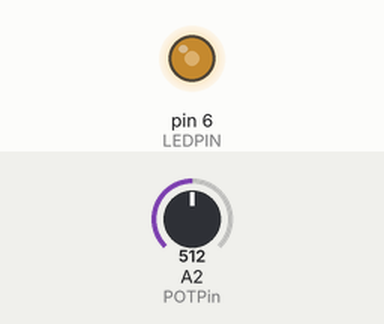
This sketch was run on a simulated Arduino Uno, built with avr-gcc and run on an emulated ATmega328P. Parts: output pins drawn as LEDs (lit = HIGH). The test bench sets the inputs (shaded band); at power-on: A2 (POTPin) = 512.

Above: at 1.2 s.
1.3 s: A2 (POTPin) set to 716
At 2.3 s:
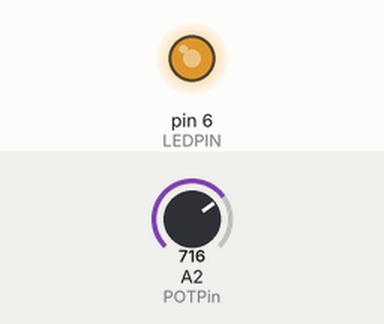
2.8 s: A2 (POTPin) set to 900
At 3.4 s:
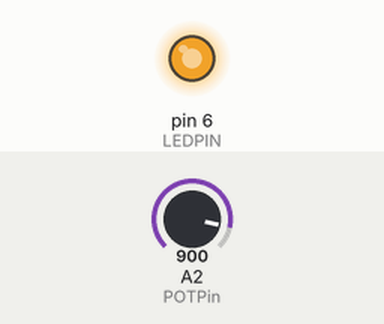
4.3 s: A2 (POTPin) set to 122
At 5.5 s:
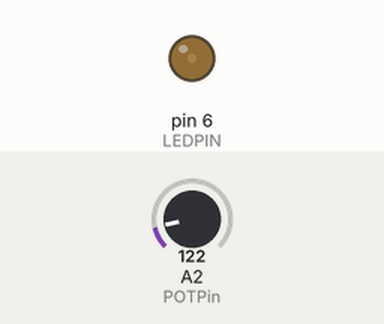
5.8 s: A2 (POTPin) set to 0
At 6.9 s:
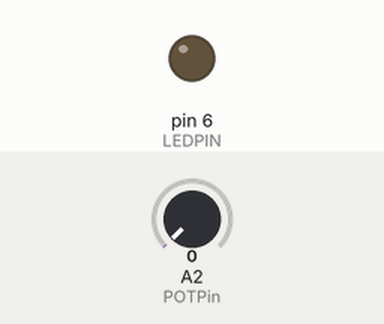
7.3 s: A2 (POTPin) set to 511
At 8.0 s:
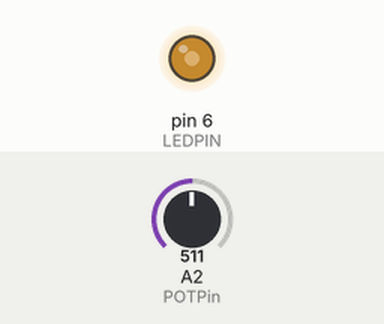
Timing chart, 0 to 9.8 s (numbered marks = the images above; inputs shaded):
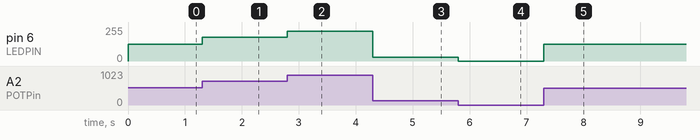

The sketch:

SimplePotLED.ino
```cpp
int LEDPIN = 6;
int POTPin = A2;

void setup() {
  // put your setup code here, to run once:

  pinMode(LEDPIN, OUTPUT);
}

void loop() {
  // put your main code here, to run repeatedly:

  int ctrAnalog = analogRead(POTPin);
  analogWrite(LEDPIN, map(ctrAnalog, 0, 1023, 0, 255));
}
```

Measured:
- after the input at 1.3 s, pin 6 (LEDPIN): 127/255 → 178/255 at once
- after the input at 2.8 s, pin 6 (LEDPIN): 178/255 → 224/255 at once
- after the input at 4.3 s, pin 6 (LEDPIN): 224/255 → 30/255 at once
- after the input at 5.8 s, pin 6 (LEDPIN): 30/255 → 0/255 at once
- after the input at 7.3 s, pin 6 (LEDPIN): 0/255 → 127/255 at once
